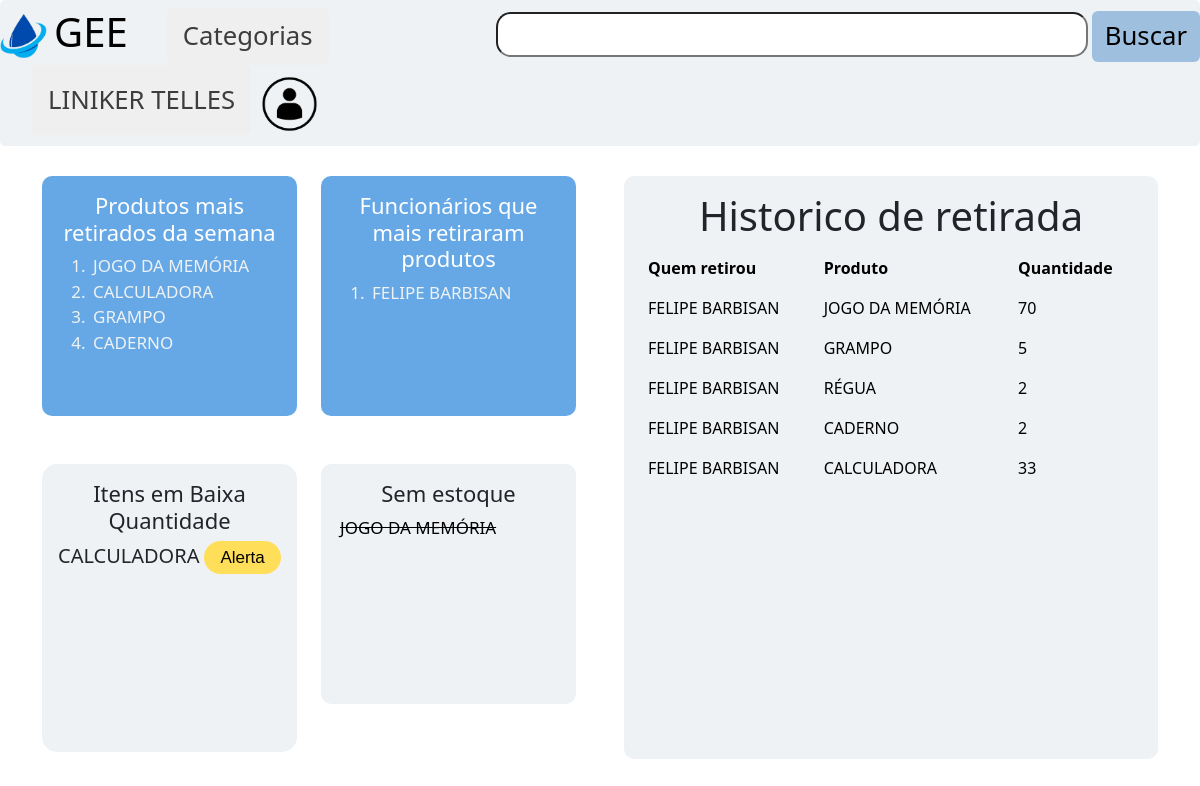
Page /index.php (signed in) on the committed database.
### tables this page shows
CREATE TABLE `produto` (
  `pro_cod` int(11) NOT NULL,
  `pro_nome` varchar(20) NOT NULL,
  `pro_quant` int(11) NOT NULL,
  `pro_descricao` varchar(100) DEFAULT NULL,
  `pro_cor` varchar(30) DEFAULT NULL,
  `pro_limite` int(11) DEFAULT 20,
  `pro_IsActive` bit(1) NOT NULL,
  `cat_cod` int(11) NOT NULL
);

CREATE TABLE `registro` (
  `reg_num` int(11) NOT NULL,
  `fun_cod` int(11) NOT NULL,
  `pro_cod` int(11) NOT NULL,
  `reg_data` datetime NOT NULL,
  `reg_quant` int(11) NOT NULL,
  `reg_tipo` varchar(30) NOT NULL
);

CREATE TABLE `funcionario` (
  `fun_cod` int(11) NOT NULL,
  `fun_nome` varchar(50) NOT NULL,
  `fun_senha` varchar(10) NOT NULL,
  `fun_cargo` varchar(20) NOT NULL,
  `fun_IsActive` bit(1) NOT NULL
);

### index.php (the view, shortened to what this page needs)
<!DOCTYPE html>
<html lang="en">
<head>
  <link href="https://cdn.jsdelivr.net/npm/bootstrap@5.3.3/dist/css/bootstrap.min.css" rel="stylesheet"
>
  <link rel="stylesheet" href="style.css">
</head>
<body>
  <?php
  include_once ("navBar.php");
  ?>
  <div class="container overflow-hidden text-center index">
    <div class="row gx-5">
      <div class="col-6">
        <div class="row gy-5">
          <div class="col-6">
            <div class="p-3 quadradoAzul">
              <h1>Produtos mais retirados da semana</h1>
              <ul>
                <?php
                $slq = mysqli_query($conexao, "SELECT p.pro_nome as nome,sum(r.reg_quant),p.pro_IsActive as active FROM registro as r INNER JOIN produto as p on r.pro_cod=p.pro_cod GROUP by r.reg_quant DESC LIMIT 5");
                while ($lista = mysqli_fetch_array($slq)) {
                  if ($lista['active'] == true) {
                    ?>
                    <li><?php echo $lista['nome']; ?></li>
                  <?php }
                }
                ; ?>
              </ul>
            </div>
          </div>
          <div class="col-6">
            <div class="p-3 quadradoAzul">
              <h1>Funcionários que mais retiraram produtos</h1>
              <ul>
                <?php
                $slq = mysqli_query($conexao, "SELECT f.fun_nome as nome,SUM(r.reg_quant) FROM registro as r INNER JOIN funcionario as f on r.fun_cod=f.fun_cod GROUP BY r.fun_cod ORDER BY r.reg_quant DESC LIMIT 5");
                while ($lista = mysqli_fetch_array($slq)) {
                  ?>
                  <li><?php echo $lista['nome']; ?></li>
                  <?php
                }
                ; ?>
              </ul>
            </div>
          </div>
          <div class="col-6">
            <div class="p-3 quadradoCinza">
              <h1>Itens em Baixa Quantidade</h1>
              <?php
              $slq = mysqli_query($conexao, "SELECT p.pro_nome as nome,p.pro_quant as quant,p.pro_IsActive as active,p.pro_limite as limite FROM produto as p ORDER BY p.pro_quant ASC LIMIT 5");
              while ($lista = mysqli_fetch_array($slq)) {
                if ($lista['active'] == true) {
                  if ($lista['quant'] <= $lista['limite'] && $lista['quant'] > 0) {
                    ?>
                    <span>
                      <p><?php echo $lista['nome']; ?></p>
                      <p class="alerta">Alerta</p>
                    </span>
                  <?php
                  }
                }
              }
              ; ?>
            </div>
          </div>
          <div class="col-6">
            <div class="p-3 quadradoCinza2">
              <h1>Sem estoque</h1>
              <ul class="offstock">
                <?php
                $slq = mysqli_query($conexao, "SELECT p.pro_nome as nome,p.pro_quant as quant,p.pro_IsActive as active FROM produto as p WHERE p.pro_quant=0 ");
                while ($lista = mysqli_fetch_array($slq)) {
                  if ($lista['active'] == true) {
                    ?>
                    <li class="grayBoxLi"><?php echo $lista['nome']; ?></li>
                  <?php }
                }
                ; ?>
              </ul>
            </div>
          </div>
        </div>
      </div>
      <div class="col-6">
        <div class="p-3 quadradoCinza3">
          <h1>Historico de retirada</h1>
          <table class="table table-borderless">
            <thead>
              <tr>
                <th scope="col">Quem retirou</th>
                <th scope="col">Produto</th>
                <th scope="col">Quantidade</th>
              </tr>
            </thead>
            <tbody>
              <?php
              $slq = mysqli_query($conexao, "SELECT f.fun_nome as funNome,p.pro_nome as proNome, r.reg_quant as quant,r.reg_data FROM produto as p INNER JOIN registro as r on r.pro_cod=p.pro_cod INNER JOIN funcionario as f on r.fun_cod=f.fun_cod ORDER BY r.reg_data DESC LIMIT 11 ");
              while ($lista = mysqli_fetch_array($slq)) { ?>
                <tr>
                  <td><?php echo $lista['funNome']; ?></td>
                  <td><?php echo $lista['proNome']; ?></td>
                  <td><?php echo $lista['quant']; ?></td>
                </tr>
                <?php
              }
              ; ?>
            </tbody>
          </table>
        </div>
      </div>
    </div>
  </div>
</body>
</html>

### style.css (style rules this page uses)
body { font-family: "Poppins", sans-serif ; }
p { font-size: 20px; }
::placeholder { text-align: left; padding-left: 3px; font-size: 30px; }
li { list-style-type:decimal; text-align: left; padding-inline-start: 3px; color: #eff2f4; font-size: 17px; }
.quadradoAzul { background: #66a8e6; color: white; border-radius: 10px; overflow-y: auto; height: 15rem; }
.quadradoAzul h1 { font-size: 22px; text-align: center; }
.quadradoCinza h1 { font-size: 22px; text-align: center; }
.quadradoCinza { background: #EFF2F4; border-radius: 15px; text-align: center !important; height: 18rem; }
.quadradoCinza span { display: flex; justify-content: space-between }
.quadradoCinza2 { text-align: center; background: #EFF2F4; border-radius: 10px; padding-left: 0rem !important; height: 15rem; }
.quadradoCinza2 h1 { font-size: 22px; text-align: center; }
.offstock { padding-left: 0px !important; }
.grayBoxLi { text-decoration:line-through; list-style: none; color: #000000; }
.alerta { background-color: #FFDE59; color: rgb(0, 0, 0); padding: 0.23rem; font-family: Arial, Helvetica, sans-serif; font-size: 17px; border-radius: 38px; width: 4.80rem; }
.quadradoCinza3 { background: #EFF2F4; border-radius: 10px; height: 36.39rem; }
.table-borderless { --bs-table-accent-bg:#EFF2F4 !important; }
.table { --bs-table-bg: #EFF2F4; }
th { text-align: left !important; }
td { text-align: left !important; }

### rows in the picture
produto: pro_nome "CALCULADORA"
produto: pro_nome "JOGO DA MEMÓRIA"
registro: fun_cod.fun_nome "FELIPE BARBISAN", pro_cod.pro_nome "JOGO DA MEMÓRIA", reg_quant "70"
registro: fun_cod.fun_nome "FELIPE BARBISAN", pro_cod.pro_nome "GRAMPO", reg_quant "5"
registro: fun_cod.fun_nome "FELIPE BARBISAN", pro_cod.pro_nome "RÉGUA", reg_quant "2"
registro: fun_cod.fun_nome "FELIPE BARBISAN", pro_cod.pro_nome "CADERNO", reg_quant "2"
registro: fun_cod.fun_nome "FELIPE BARBISAN", pro_cod.pro_nome "CALCULADORA", reg_quant "33"

### other values in the picture
$_SESSION['nome'] "LINIKER TELLES"
$lista['nome'] "JOGO DA MEMÓRIA"
$lista['nome'] "CALCULADORA"
$lista['nome'] "GRAMPO"
$lista['nome'] "CADERNO"
$lista['nome'] "FELIPE BARBISAN"
